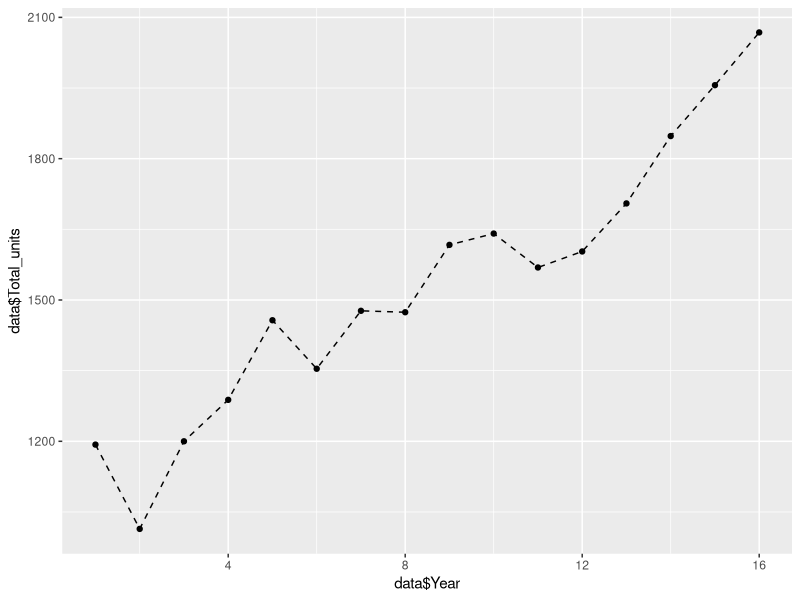

Generate this figure with R:
# EXPONENTIAL SMOOTHING :
Year <- c(1:16)
Total_units <- c(1193,1014,1200,1288,1457,1354,1477,1474,1617,1641,1569,
                 1603,1705,1848,1956,2068)
data <- data.frame(Year,Total_units)
data

library(ggplot2)
ggplot(data=data, aes(x=data$Year, y=data$Total_units, group=1)) +
  geom_line(linetype = "dashed")+
  geom_point()

# using  exponential smoothing function i.e. ses() :
# install.package("forecast") 
library(forecast)
# Forecast and error values for alpha = 0.2 :
f_a <- ses(Total_units, h = 8, alpha = 0.2, initial = "simple")[["fitted"]]
error_a <- ses(Total_units, h = 8, alpha = 0.2, initial = "simple")[["residuals"]]

# Forecast and error values for alpha = 0.2 :
f_b <- ses(Total_units, h = 8, alpha = 0.5, initial = "simple")[["fitted"]]
error_b <- ses(Total_units, h = 8, alpha = 0.5, initial = "simple")[["residuals"]]

# Forecast and error values for alpha = 0.2 :
f_c <- ses(Total_units, h = 8, alpha = 0.8, initial = "simple")[["fitted"]]
error_c <- ses(Total_units, h = 8, alpha = 0.8, initial = "simple")[["residuals"]]

f_data <- data.frame(data,f_a,error_a,f_b,error_b,f_c,error_c)
View(f_data)

# MAD and MSE values of alpha = 0.2, 0.5, 0.8 :
MAD_a <- sum(abs(error_a))/15  
MSE_a <- sum(abs(error_a^2))/15

MAD_b <- sum(abs(error_b))/15
MSE_b <- sum(abs(error_b^2))/15

MAD_c <- sum(abs(error_c))/15
MSE_c <- sum(abs(error_c^2))/15

val <- rbind(MAD_a,MSE_a,MAD_b,MSE_b,MAD_c,MSE_c)
val
